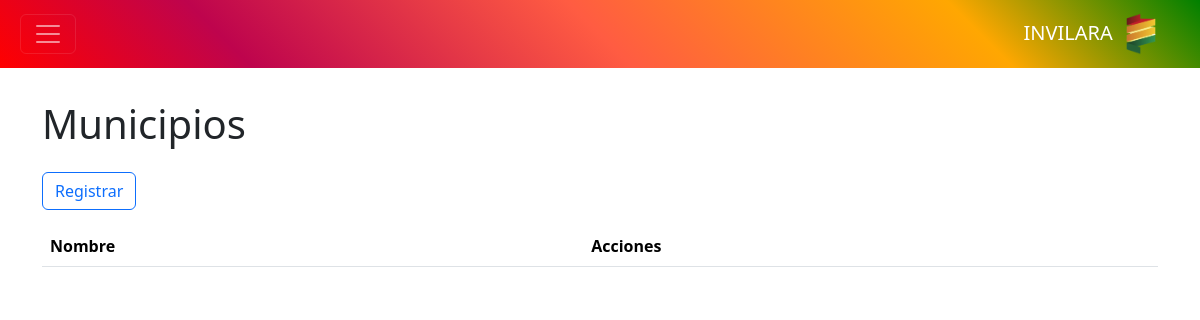
The page /controlador/municipio.php on the database as committed earlier.
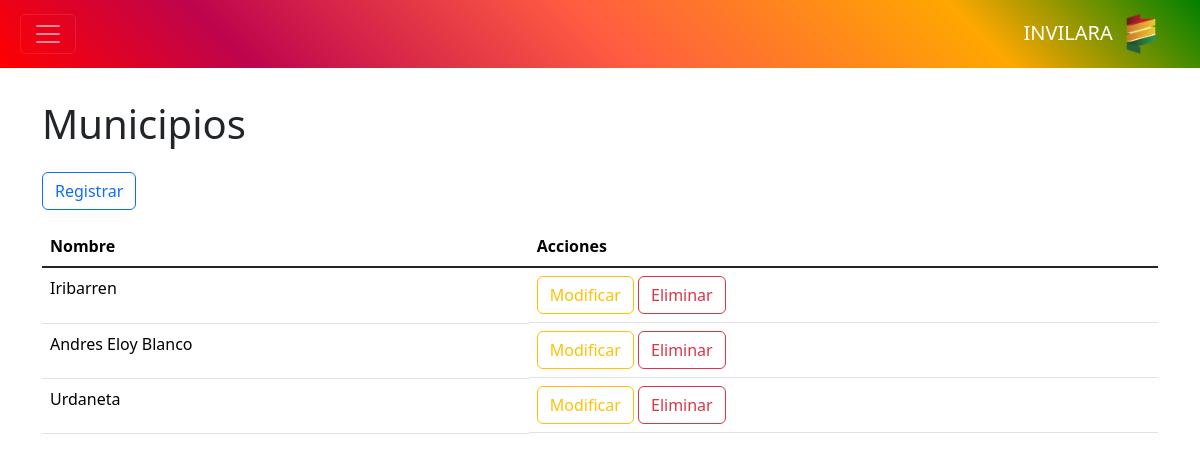
The same page on the database as committed later.
### tables this page shows
CREATE TABLE `municipio` (
  `id` int NOT NULL,
  `nombre` varchar(100) DEFAULT NULL
);

### controlador/municipio.php (called while the page is built, shortened)
<?php
require_once "modelo/municipio.php";
$modelo = new Municipio();
$datos = $modelo->consultar();
require_once "vista/municipio.php";
?>

### modelo/base_datos.php (called while the page is built)
<?php
class BaseDatos
{
    private $host = "localhost";
    private $dbname = "invilara";
    private $usuario = "root";
    private $contrasena = "";
    public function conexion()
    {
        $dsn = "mysql" . ":" . "host=" . $this->host . ";" . "dbname=" . $this->dbname . ";";
        $pdo = new PDO($dsn, $this->usuario, $this->contrasena);
        $pdo->setAttribute(PDO::ATTR_ERRMODE, PDO::ERRMODE_EXCEPTION);
        return $pdo;
    }
}
?>

### modelo/municipio.php (called while the page is built, shortened)
<?php
require_once "modelo/base_datos.php";
class Municipio extends BaseDatos
{
    private $tabla = "municipio";
    public function consultar()
    {
        $result = $this->conexion()->query("SELECT * FROM {$this->tabla}");
        return $result;
    }
}
?>

### vista/municipio.php (the view, shortened to what this page needs)
<?php require_once "vista/componentes/encabezado.php"; ?>
<?php require_once "vista/componentes/barra.php"; ?>
<main class="container" id="crud">
    <h1>Municipios</h1>
    <button class="btn btn-outline-primary my-3" value="insertar">Registrar</button>
    <div class="table-responsive">
        <table class="table table-hover">
            <thead>
                <tr>
                    <th>Nombre</th>
                    <th>Acciones</th>
                </tr>
            </thead>
            <tbody class="table-group-divider">
                <?php foreach ($datos as $d): ?>
                    <tr>
                        <td><?php echo $d["nombre"] ?></td>
                        <td class="d-grid d-md-block gap-2">
                            <button class="btn btn-outline-warning" value="modificar">Modificar</button>
                            <button class="btn btn-outline-danger" value="eliminar" data-bs-toggle="modal"
                                data-bs-target="#modal-eliminacion">Eliminar</button>
                        </td>
                    </tr>
                <?php endforeach ?>
            </tbody>
        </table>
    </div>
</main>

Rows that differ between the two databases and show on the page:
added municipio: nombre "Iribarren"
added municipio: nombre "Andres Eloy Blanco"
added municipio: nombre "Urdaneta"
